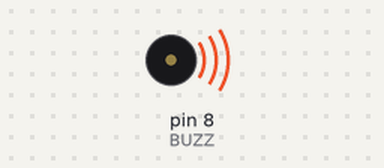
A sketch run on a simulated Arduino Uno, built with avr-gcc and run on an emulated ATmega328P. Parts: buzzer (waves = sounding).

Above: at 0.5 s.
At 3.9 s:
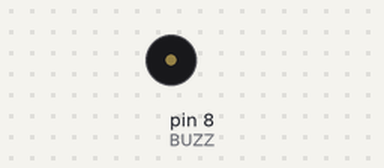
Timing chart, 0 to 5.1 s (numbered marks = the images above):
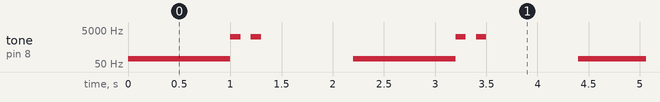

Measured:
- by itself, tone on pin 8 (BUZZ): repeats every 2.2 s: 2000 Hz 0.10 s, silent 0.10 s, 2000 Hz 0.10 s, silent 0.90 s, 100 Hz 1.0 s

The sketch:

simple_beep1.ino
```cpp
// C++ code
//
#define BUZZ 8

void setup() { }

void loop() {
  //Beep at 1000 Hz for 500ms
  tone(BUZZ, 100, 2000);
  delay(1000);

  // Two short beeps
  tone(BUZZ, 2000, 100);
  delay(200);
  tone(BUZZ, 2000, 100);
  delay(1000);
}
```
